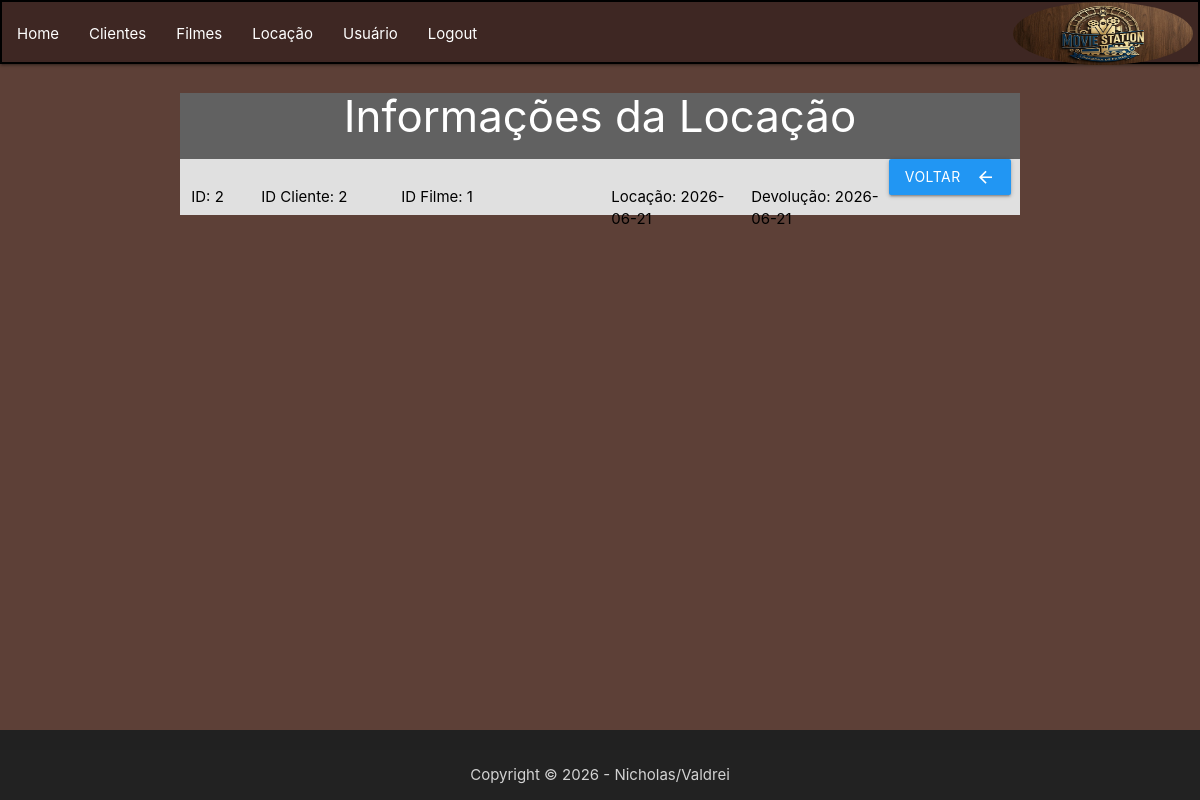
/VIEW/locacao/frmdetlocacao.php?id=2 (signed in), run on the app's committed database.
### tables this page shows
CREATE TABLE `locacoes` (
  `id` int(11) NOT NULL,
  `cliente` int(11) NOT NULL,
  `filme` int(11) NOT NULL,
  `data_locacao` date NOT NULL,
  `data_devolucao` date NOT NULL
);

### DAL/locacao.php (called while the page is built, shortened)
<?php
include_once $_SERVER['DOCUMENT_ROOT'] . '/Locadora/DAL/conexao.php';
include_once $_SERVER['DOCUMENT_ROOT'] . '/Locadora/MODEL/locacao.php';
class Locacao
{
    public function SelectById(int $id)
    {
        $sql = "SELECT * FROM locacoes WHERE id = ?;";
        $con = Conexao::conectar();
        $query = $con->prepare($sql);
        $query->execute(array($id));
        $linha = $query->fetch(\PDO::FETCH_ASSOC);
        $locacao = new \MODEL\Locacao();
        $locacao->setId($linha['id']);
        $locacao->setCliente($linha['cliente']);
        $locacao->setNomeCliente((string)$linha['cliente']);
        $locacao->setFilme($linha['filme']);
        $locacao->setTituloFilme((string)$linha['filme']);
        $locacao->setDataLocacao(new \DateTime($linha['data_locacao']));
        $locacao->setDataDevolucao(new \DateTime($linha['data_devolucao']));
        return $locacao;
    }
}

### DAL/conexao.php (called while the page is built, shortened)
<?php
    class conexao {
        private static $dbNome = 'locadora';
        private static $dbHost = 'localhost';
        private static $dbUsuario = 'root';
        private static $dbSenha = '';
        private static $cont = null;
        public static function conectar(){
            if (self::$cont == null){
                try{
                    self::$cont = new PDO("mysql:host=" . self::$dbHost . ";dbname=" . self::$dbNome,
                    self::$dbUsuario , self::$dbSenha);
                }
                catch (\PDOException $exception) {
                    die ($exception->getMessage());
                }
            }
        return self::$cont;
        }
    public static function desconectar (){
        self::$cont = null;
        return self::$cont;
        }
    }
?>

### MODEL/locacao.php (called while the page is built, shortened)
<?php
    class Locacao{
        private ?int $id;
        private ?int $cliente;
        private ?int $filme;
        private ?dateTime $data_locacao;
        private ?dateTime $data_devolucao;
        public function getId(){return $this->id;}
        public function getCliente(){return $this->cliente;}
        public function getFilme(){return $this->filme;}
        public function getDataLocacao(){return $this->data_locacao;}
        public function getDataDevolucao(){return $this->data_devolucao;}
        public function setId(int $id){$this->id = $id;}
        public function setCliente(int $cliente){$this->cliente = $cliente;}
        public function setFilme(int $filme){$this->filme = $filme;}
        public function setDataLocacao(dateTime $data_locacao){$this->data_locacao = $data_locacao;}
        public function setDataDevolucao(dateTime $data_devolucao){$this->data_devolucao = $data_devolucao;}
    }
?>

### VIEW/locacao/frmdetlocacao.php (the view, shortened to what this page needs)
<?php
$id = $_GET['id'];
include_once $_SERVER['DOCUMENT_ROOT'] . "/Locadora/DAL/locacao.php";
include_once $_SERVER['DOCUMENT_ROOT'] . "/Locadora/MODEL/locacao.php";
include_once $_SERVER['DOCUMENT_ROOT'] . '/Locadora/VIEW/header.php';
include_once $_SERVER['DOCUMENT_ROOT'] . '/Locadora/VIEW/footer.php';
$dalLocacao = new DAL\Locacao();
$locacao = $dalLocacao->SelectById($id);
?>
<!DOCTYPE html>
<html lang="pt-br">
<head>
    <link rel="stylesheet" href="https://cdnjs.cloudflare.com/ajax/libs/materialize/1.0.0/css/materialize.min.css">
</head>
<body class="brown darken-2">
    <div class="container center grey darken-2 white-text">
        <h3>Informações da Locação</h3>
        <div class="row grey lighten-2 black-text">
            <form action="opedtlocacao.php" method="post" class="row">
                <div class="input-field col s1">
                    <label for="id" class="black-text bold">ID: <?php echo $locacao->getId() ?>
                    </label>
                </div>
                <div class="input-field col s2">
                    <label for="cliente" class="black-text bold">ID Cliente: <?php echo $locacao->getCLiente() ?>
                    </label>
                </div>
                <div class="input-field col s3">
                    <label for="filme" class="black-text bold">ID Filme: <?php echo $locacao->getFilme() ?>
                    </label>
                </div>
                <div class="input-field col s2">
                    <label for="locacao" class="black-text bold">Locação: <?php echo $locacao->getDataLocacao()->format('Y-m-d') ?>
                    </label>
                </div>
                <div class="input-field col s2">
                    <label for="devolucao" class="black-text bold">Devolução: <?php echo $locacao->getDataDevolucao()->format('Y-m-d') ?>
                    </label>
                </div>
                <a class="waves-effect waves-light blue btn"
                    onclick="JavaScript:location.href='lstlocacao.php'">
                    <i class="material-icons right">arrow_back</i>Voltar
                </a>
            </form>
        </div>
    </div>
    <br />
</body>
</html>

### data on the page
locacoes: id "2", cliente "2", filme "1"

### other printed values
$locacao->getDataLocacao()->format('Y-m-d') "2026-06-21"
$locacao->getDataDevolucao()->format('Y-m-d') "2026-06-21"
